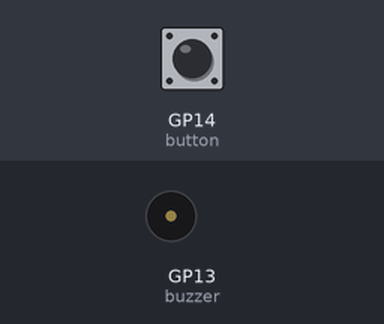
A program run on a simulated Raspberry Pi Pico running CircuitPython. Shown: buzzer (waves = sounding). The test bench sets the inputs (shaded band); at power-on: GP14 (button) HIGH.

Above: at 1.2 s.
1.3 s: GP14 (button) pulled LOW for 0.15 s
At 1.7 s:
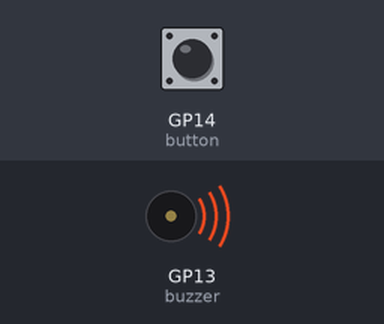
4.4 s: GP14 (button) pulled LOW for 1 s
At 6.6 s:
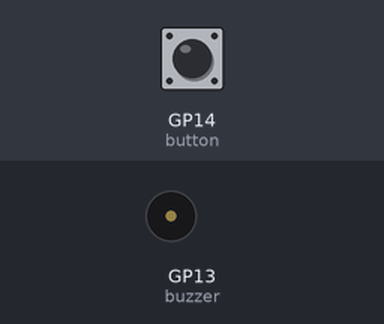
7.7 s: GP14 (button) pulled LOW for 3.2 s
At 9.0 s:
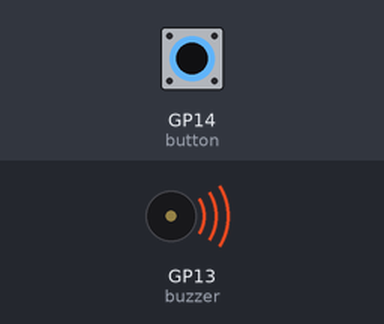
Timing chart, 0 to 12.8 s (numbered marks = the images above; inputs shaded):
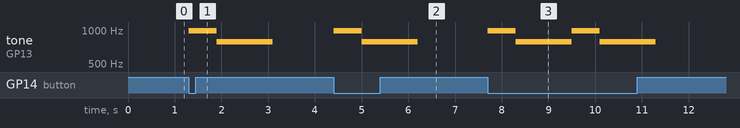

The program:

Lab13_button_buzzer.py
```python
import board
import time
import pwmio
from digitalio import DigitalInOut, Direction, Pull

# 設定 GP14 為數位輸入腳位, 並命名為 button
button = DigitalInOut(board.GP14)
button.direction = Direction.INPUT
button.pull = Pull.UP

# 設定 GP13 為 PWM 輸出腳位, 並命名為 buzzer
buzzer = pwmio.PWMOut(board.GP13,
                      frequency=262,
                      duty_cycle=0,
                      variable_frequency=True)

while True:
    # 當按鈕按下時, 發出 "叮咚" 聲音
    if button.value == False:
        # "叮" 頻率約 988, 聲音持續較短
        buzzer.frequency = 988
        buzzer.duty_cycle = 2**15
        time.sleep(0.6)
        buzzer.duty_cycle = 0
        # "咚" 頻率約 784, 聲音持續較長
        buzzer.frequency = 784
        buzzer.duty_cycle = 2**15
        time.sleep(1.2)
        buzzer.duty_cycle = 0
```

Measured:
- after the input at 1.3 s, tone on GP13 (buzzer): silent → 988 Hz at once, → 784 Hz 0.60 s later, → silent 1.2 s later
- after the input at 4.4 s, tone on GP13 (buzzer): silent → 988 Hz at once, → 784 Hz 0.60 s later, → silent 1.2 s later
- after the input at 7.7 s, tone on GP13 (buzzer): plays 988 Hz for 0.60 s, 784 Hz for 1.2 s, 988 Hz for 0.60 s, 784 Hz for 1.2 s, starting at once
